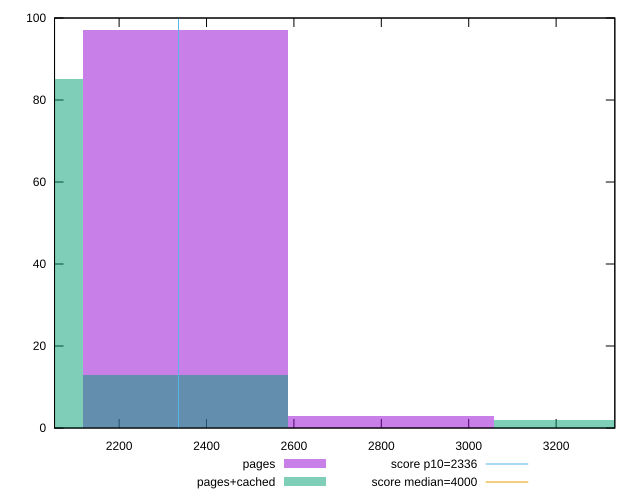

Source code (gnuplot):
reset

$pages <<EOF
2822.449719641133 3
2352.0414330342774 97
EOF

$pagesCached <<EOF
3292.858006247988 2
2352.0414330342774 13
1881.633146427422 85
EOF

set key outside below
set boxwidth 470.4082866068555
set xrange [2052.2250000000004:3334.327]
set yrange [0:100]
set trange [0:100]
set style fill transparent solid 0.5 noborder

set parametric
set terminal svg size 640, 500 enhanced background rgb 'white'
set output "report_00019_2021-02-10T18-14-37.922Z//first-contentful-paint/comparison/histogram/0_vs_1.svg"

plot $pages title "pages" with boxes, \
     $pagesCached title "pages+cached" with boxes, \
     2336,t title "score p10=2336", \
     4000,t title "score median=4000"

reset
